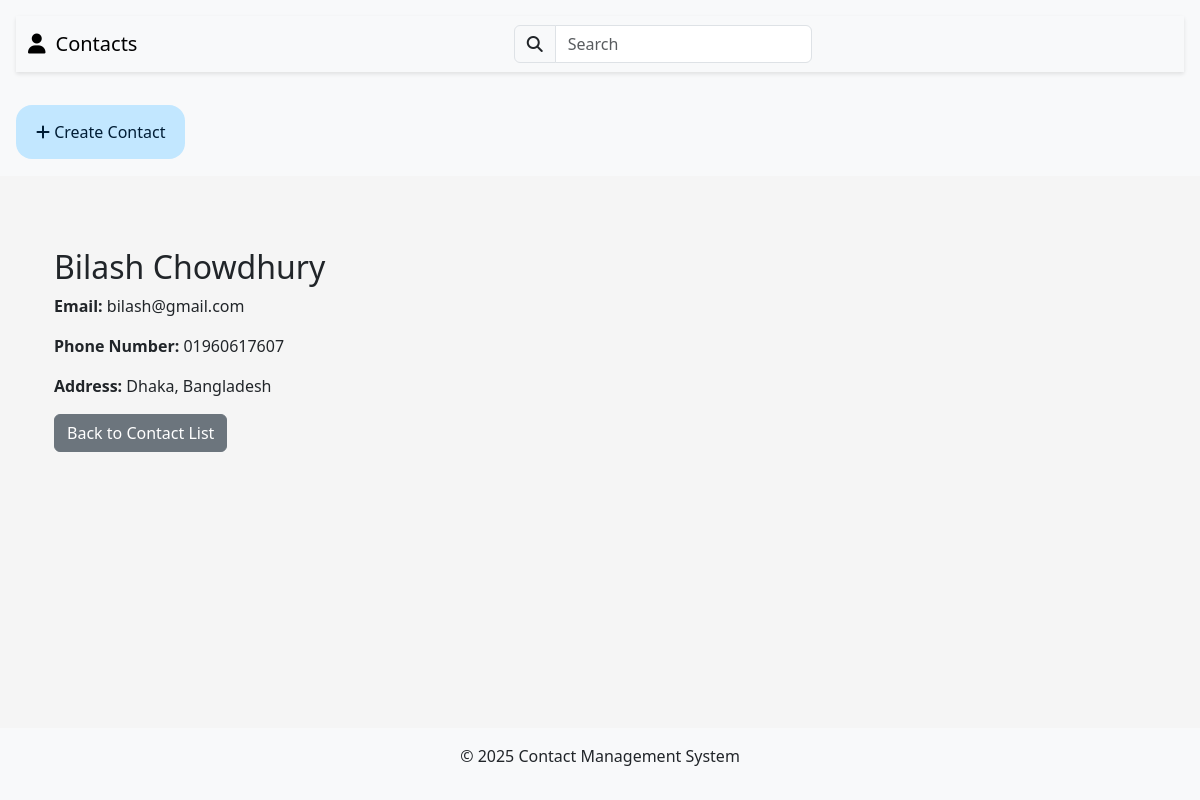
The page /contacts/contacts/3/ on the database its author committed.
### contacts/models.py (models this page shows, shortened)
class Contact(models.Model):
    first_name = models.CharField(max_length=255)
    last_name = models.CharField(max_length=255)
    email = models.EmailField(unique=True)
    phone_number = models.CharField(max_length=20)
    address = models.TextField()

### contacts/views.py (the view)
# urls.py: path('contacts/<int:pk>/', views.contact_detail, name='contact_detail'),
def contact_detail(request, pk):
    contact = Contact.objects.get(pk=pk)
    return render(request, "contacts/contact_detail.html", {"contact": contact})

### contacts/templates/contacts/contact_detail.html (shortened to what this page needs)
{% extends "base.html" %}
{% load crispy_forms_tags %}
{% block content %}
<div class="container mt-5">
    <h2>{{ contact.first_name }} {{ contact.last_name }}</h2>
    <p><strong>Email:</strong> {{ contact.email }}</p>
    <p><strong>Phone Number:</strong> {{ contact.phone_number }}</p>
    <p><strong>Address:</strong> {{ contact.address }}</p>
    <a href="{% url 'contact_list' %}" class="btn btn-secondary">Back to Contact List</a>
</div>
{% endblock %}

### contacts/static/contacts/css/style.css (style rules this page uses)
body { background-color: #f5f5f5; }

### rows shown on the page
Contact: first_name "Bilash", last_name "Chowdhury", email "bilash@gmail.com", phone_number "01960617607", address "Dhaka, Bangladesh"
